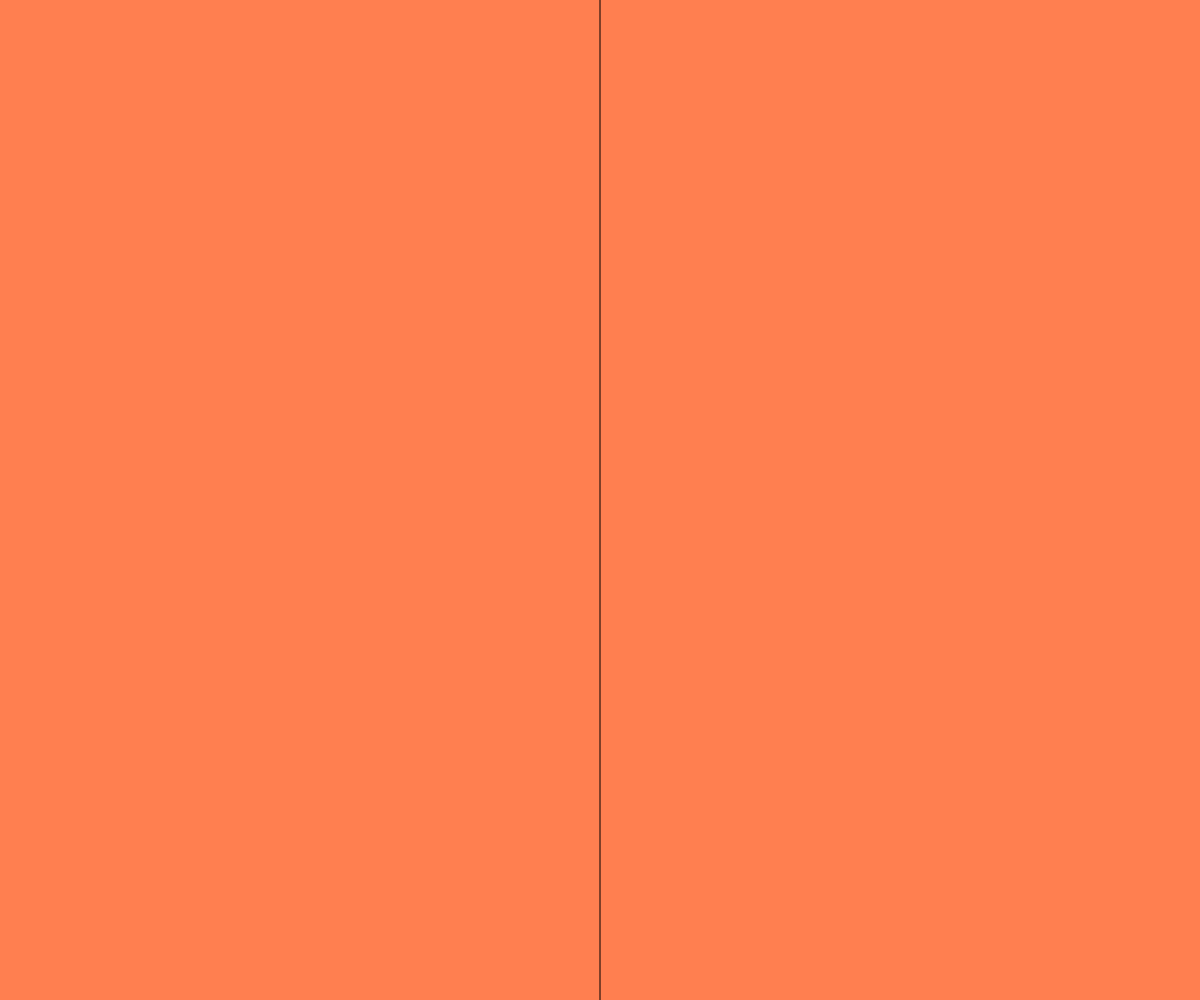
Frame 1 (no input)
Frame 60 (no input): identical to frame 1, image omitted
Frame 120 (the mouse pressed at the canvas centre since frame 60): identical to frame 1, image omitted

The p5.js sketch that drew this single still picture (run headless with seeded random() and noise() and a simulated clock; from frame 60 on, the mouse is pressed at the canvas centre):

// p5.js sketch
// ── sketch.js
let col;

function setup() {
  createCanvas(windowWidth, windowHeight);
}

function draw() {
  if (mouseX > width / 2) {
    col = color("Crimson");
  } else {
    col = color("Coral");
  }
  background(col);
  line(width / 2, 0, width / 2, height);
}
